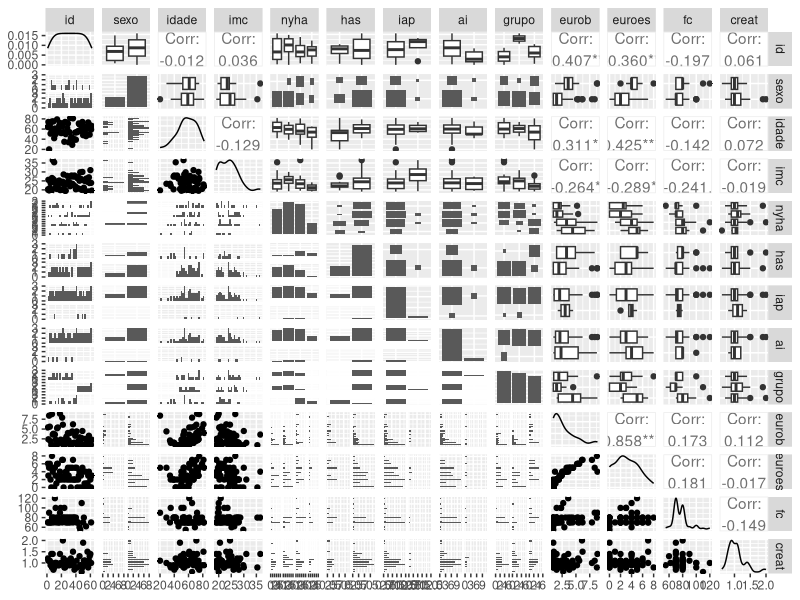
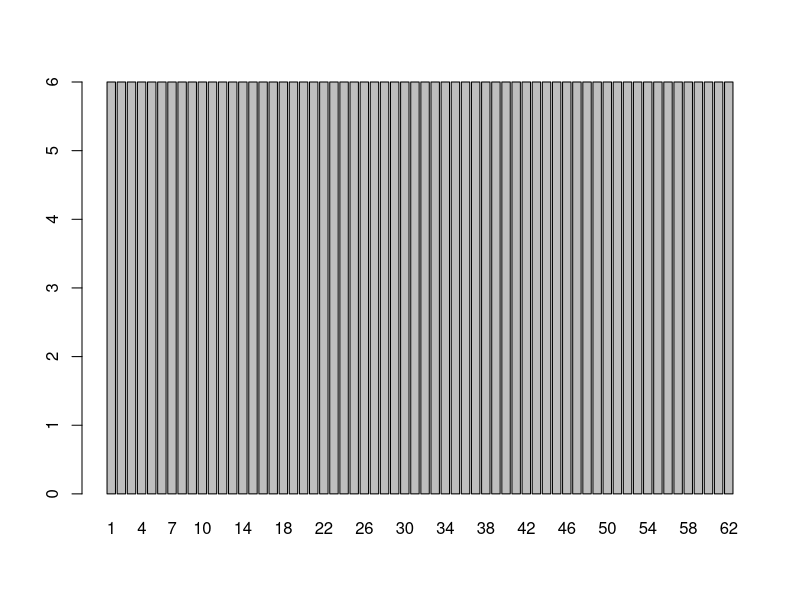
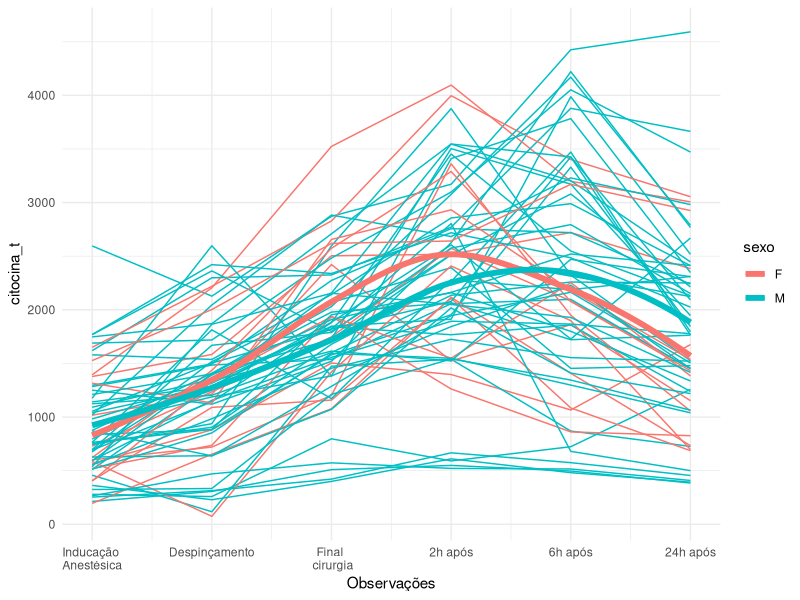
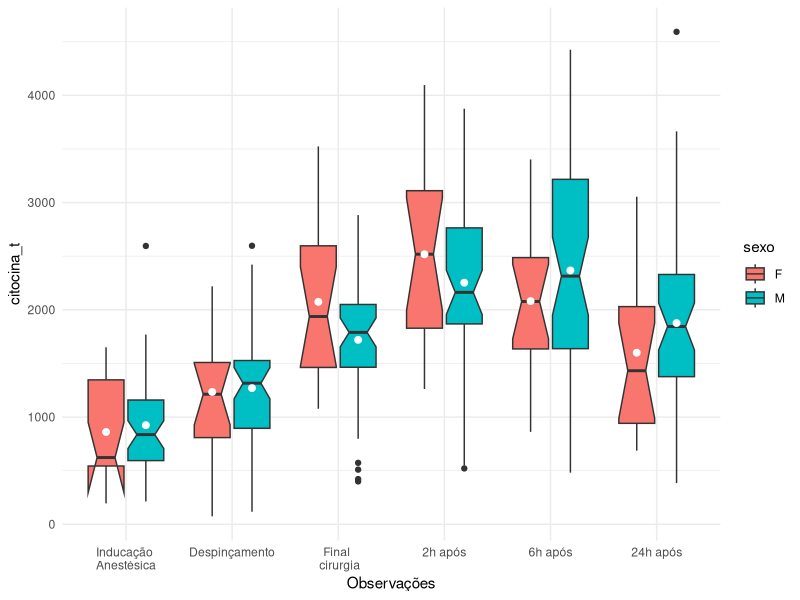
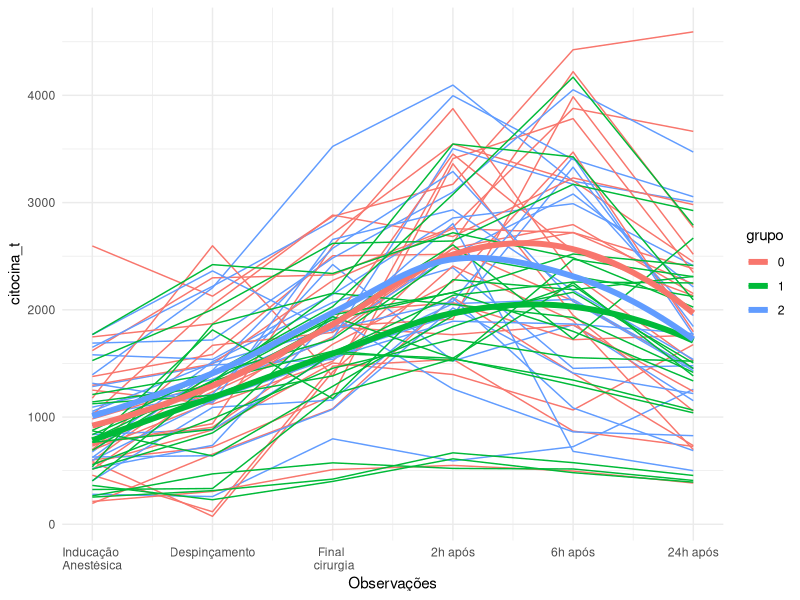
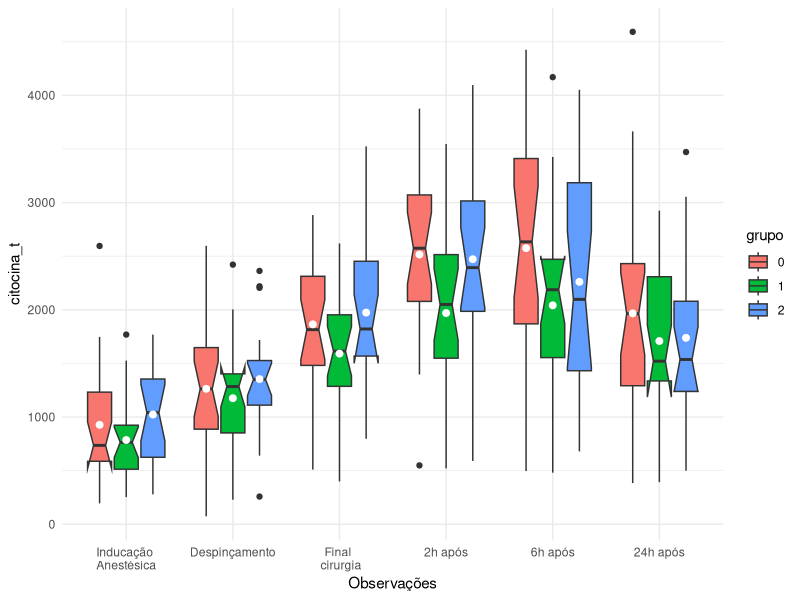

Write the R code that produced these figures, in order.
# Pacotes
require(dplyr)
require(ggplot2)
require(tidyr)
require(ggplot2)
require(GGally)


# Carregamento da base de dados

dados_brutos <- tibble(read.table('base_de_dados.txt', header = T)) # Base do github

# Correção na linha 6 da variável n56hpo

dados_brutos$n56hpo[6] <- 1130

# Criação de um id para os pacientes

dados_brutos$id <- 1:length(dados_brutos$idade)



# Seleção das variáveis do estudo
## eurob e euros medem risco de evento cardiáco, usar apenas uma delas.
dados <- dados_brutos %>% select(c(id,sexo, idade,imc, 
                                   nyha, has, iap, ai, grupo,
                                   eurob, euroes, fc, creat,
                                   t1, t2, t3, t4, t5, t6,
                                   n1anest, n2despin,n3final,
                                   n42hpo, n56hpo,n624hpo
                                   )) 


# Tratamento dos dados categoricos
dados$sexo <- as.factor(ifelse(dados$sexo== 1, 'M', 'F' ))
dados$nyha <- as.factor(dados$nyha)
dados$has <- as.factor(dados$has)
dados$iap <- as.factor(dados$iap)
dados$ai <- as.factor(dados$ai)
dados$grupo <- as.factor(dados$grupo)

# Tratamentos das variáveis de tempo em horas
## NÃO FIZ


# Descrições da base
str(dados)
summary(dados)

## Primeiras linhas da base
head(dados)


dados %>% select(-c(t1, t2, t3, t4, t5, t6,
                    n1anest, n2despin,n3final,
                    n42hpo, n56hpo,n624hpo)) %>% ggpairs()

# CORRELAÇÕES

## Correlação de todos os pacientes
round(cor(dados[,13:16]),2)

## Correlação do grupo 0 

round(cor(subset(dados, grupo == 0)[,13:16]),2)

## Correlação do grupo 1

round(cor(subset(dados, grupo == 1)[,13:16]),2)

## Correlação do grupo 2

round(cor(subset(dados, grupo == 2)[,13:16]),2)

# Transformando os dados em fortmato longo
## Foram transformados em longo a resposta (t1, t2, ..., t6)
## As variáveis de tempo n1anest, ..., n62hpo foram ignoradas (NÂO SEI SE ESTÁ CORRETO)

dados_longos <- dados %>% pivot_longer(
    cols = starts_with("t"),               
    names_to = "observacao",                   
    values_to = "citocina_t",              
    names_prefix = "t"                    
)
head(dados_longos)
View(dados_longos)
# Não há perda de acompanhamento no estudo
barplot(table(dados_longos$id))


# Gráficos
## Diferênça de gênero
rotulos <- c('Inducação \nAnestésica', 'Despinçamento', 'Final \n cirurgia',
             '2h após', '6h após', '24h após')

dados_longos$obs_continua <- as.numeric(dados_longos$observacao) #variável continua para gráfico

p1_sex<-ggplot(dados_longos, aes(x=obs_continua, y= citocina_t,color=sexo))+
    geom_line(aes(group=id))+ theme(legend.position="top")+
    labs(x="Observações") + theme_minimal()+
    scale_x_continuous(breaks = seq_along(rotulos), labels = rotulos )
p1_sex + geom_smooth(method = "loess", se = FALSE, size = 2)


p2_sex<-ggplot(dados_longos, aes(x=observacao,y=citocina_t,fill=sexo))+
    geom_boxplot(notch=TRUE) +theme(legend.position="top") +
    stat_summary(fun="mean",geom="point",size=2,color="white",
                 position=position_dodge(width=0.75),show.legend=FALSE) +
    labs(x="Observações") + theme_minimal() + 
    scale_x_discrete(breaks = seq_along(rotulos), labels = rotulos )
p2_sex


## Diferença de grupo
p1_grupo<-ggplot(dados_longos, aes(x=obs_continua, y= citocina_t,color=grupo))+
    geom_line(aes(group=id))+ theme(legend.position="top")+
    labs(x="Observações") + theme_minimal()+
    scale_x_continuous(breaks = seq_along(rotulos), labels = rotulos )
p1_grupo + geom_smooth(method = "loess", se = FALSE, size = 2)



p2_grupo<-ggplot(dados_longos, aes(x=observacao,y=citocina_t,fill=grupo))+
    geom_boxplot(notch=TRUE) +theme(legend.position="top") +
    stat_summary(fun="mean",geom="point",size=2,color="white",
                 position=position_dodge(width=0.75),show.legend=FALSE) +
    labs(x="Observações") + theme_minimal() + 
    scale_x_discrete(breaks = seq_along(rotulos), labels = rotulos )

p2_grupo

### excluimos da base a variável contínua
dados_longos <- dados_longos %>% select(-c(obs_continua))


# 
